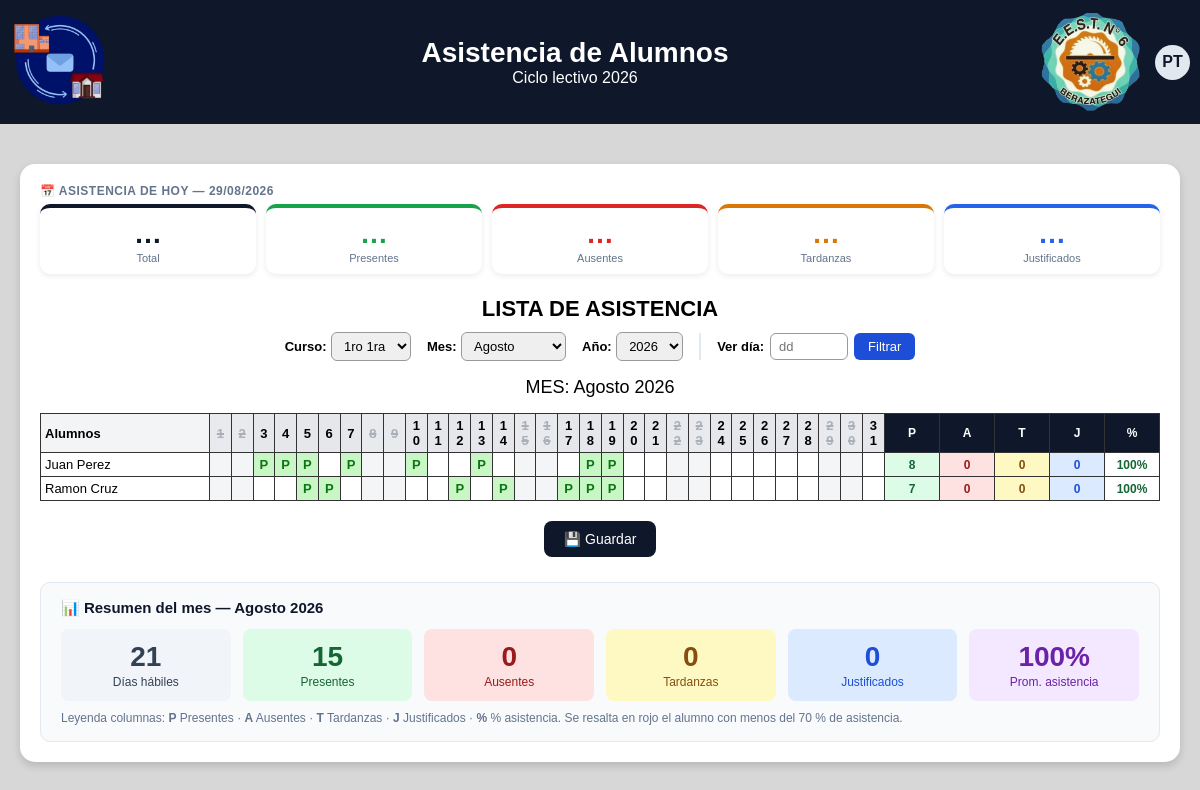
The page /S.G.I-Campus-VerFINAL-7mo7ma/asistencia.php (signed in) on the database its author committed.
### tables this page shows
CREATE TABLE `usuarios` (
  `dni` int(10) UNSIGNED NOT NULL,
  `password` varchar(100) NOT NULL,
  `nombre` varchar(100) NOT NULL,
  `telefono` varchar(30) DEFAULT NULL,
  `rol` enum('root','admin','directivo','jefe_preceptores','jefe_area','jefe_taller','jefe_departamento','preceptor','profesor','familia') NOT NULL DEFAULT 'familia',
  `password_changed` tinyint(1) NOT NULL DEFAULT 1
);

### S.G.I-Campus-VerFINAL-7mo7ma/asistencia.php (the view, shortened to what this page needs)
<?php
$rol        = strtolower($_SESSION['rol']);
$dniUsuario = (int)$_SESSION['dni'];
$conn = new mysqli("localhost", "root", "", "campus");
$conn->set_charset("utf8mb4");
$yearActual    = (int)date('Y');
$yearEscolarId = 0;
$stmt = $conn->prepare("SELECT id FROM year_escolar WHERE year = ? LIMIT 1");
$stmt->bind_param("i", $yearActual);
$stmt->execute();
$stmt->bind_result($yearEscolarId);
if (!$yearEscolarId) {
    $res = $conn->query("SELECT id FROM year_escolar ORDER BY year DESC LIMIT 1");
    $row = $res->fetch_assoc();
    $yearEscolarId = $row ? (int)$row['id'] : 1;
}
$cursos = [];
if ($rol === 'directivo') {
    $sql = "SELECT c.id,
                   CONCAT(cy.year,' ', cd.division,
                          IF(m.nombre IS NULL,'', CONCAT(' - ', m.nombre))) AS nombre
            FROM curso c
            JOIN curso_year cy ON cy.id = c.curso_year_id
            JOIN curso_division cd ON cd.id = c.curso_division_id
            LEFT JOIN modalidad m ON m.id = c.modalidad_id
            ORDER BY cy.id, cd.id";
    $res = $conn->query($sql);
    while ($fila = $res->fetch_assoc()) $cursos[] = $fila;
} elseif ($rol === 'preceptor') {
    $sql = "SELECT DISTINCT c.id,
                   CONCAT(cy.year,' ', cd.division,
                          IF(m.nombre IS NULL,'', CONCAT(' - ', m.nombre))) AS nombre
            FROM preceptor_curso pc
            JOIN curso c           ON c.id = pc.curso_id
            JOIN curso_year cy     ON cy.id = c.curso_year_id
            JOIN curso_division cd ON cd.id = c.curso_division_id
            LEFT JOIN modalidad m  ON m.id = c.modalidad_id
            WHERE pc.preceptor_dni   = ?
              AND pc.year_escolar_id = ?
            ORDER BY cy.id, cd.id";
    $stmt = $conn->prepare($sql);
    $stmt->bind_param("ii", $dniUsuario, $yearEscolarId);
    $stmt->execute();
    $res = $stmt->get_result();
    while ($fila = $res->fetch_assoc()) $cursos[] = $fila;
}
$cursoSeleccionado = isset($_REQUEST['curso_id']) ? (int)$_REQUEST['curso_id'] : (count($cursos) ? (int)$cursos[0]['id'] : 0);
$mesSeleccionado  = isset($_REQUEST['mes'])  ? (int)$_REQUEST['mes']  : (int)date('n');
$anioSeleccionado = isset($_REQUEST['anio']) ? (int)$_REQUEST['anio'] : (int)date('Y');
$diaFiltro = isset($_REQUEST['dia']) && $_REQUEST['dia'] !== '' ? (int)$_REQUEST['dia'] : 0;
$totalDias = cal_days_in_month(CAL_GREGORIAN, $mesSeleccionado, $anioSeleccionado);
$alumnos = [];
if ($cursoSeleccionado) {
    $sql  = "SELECT u.dni, u.nombre FROM asignado_alumno aa
             JOIN usuarios u ON u.dni = aa.alumno_dni
             WHERE aa.curso_id = ? AND aa.year_escolar_id = ? AND aa.estado = 'activo'
             ORDER BY u.nombre";
    $stmt = $conn->prepare($sql);
    $stmt->bind_param("ii", $cursoSeleccionado, $yearEscolarId);
    $stmt->execute();
    $res  = $stmt->get_result();
    while ($fila = $res->fetch_assoc()) $alumnos[] = $fila;
}
$asistencias    = [];
if ($alumnos) {
    $dniList  = implode(',', array_map('intval', array_column($alumnos, 'dni')));
    $desde    = sprintf('%04d-%02d-01', $anioSeleccionado, $mesSeleccionado);
    $hasta    = sprintf('%04d-%02d-%02d', $anioSeleccionado, $mesSeleccionado, $totalDias);
    $sql  = "SELECT alumno_dni, fecha, estado, motivo_justificado FROM asistencia
             WHERE alumno_dni IN ($dniList) AND fecha BETWEEN ? AND ?";
    $stmt = $conn->prepare($sql);
    $stmt->bind_param("ss", $desde, $hasta);
    $stmt->execute();
    $res  = $stmt->get_result();
    while ($fila = $res->fetch_assoc()) {
        $dia = (int)date('j', strtotime($fila['fecha']));
        $asistencias[(int)$fila['alumno_dni']][$dia] = $fila['estado'];
    }
}
$totalesPorAlumno = [];
foreach ($alumnos as $al) {
    $dni  = (int)$al['dni'];
    $data = $asistencias[$dni] ?? [];
    $p = $a = $t = $j = 0;
    foreach ($data as $dia => $est) {
        if ($est === 'presente')    $p++;
        elseif ($est === 'ausente') $a++;
        elseif ($est === 'tarde')   $t++;
        elseif ($est === 'justificado') $j++;
    }
    $total = $p + $a + $t + $j;
    $totalesPorAlumno[$dni] = [
        'presentes'    => $p,
        'ausentes'     => $a,
        'tardanzas'    => $t,
        'justificados' => $j,
        'total'        => $total,
        'porcentaje'   => $total > 0 ? round(($p + $j) / $total * 100, 1) : 0,
    ];
}
$diasLaborablesDelMes = 0;
for ($d = 1; $d <= $totalDias; $d++) {
    $dow = (int)date('w', strtotime(sprintf('%04d-%02d-%02d', $anioSeleccionado, $mesSeleccionado, $d)));
    if ($dow !== 0 && $dow !== 6) $diasLaborablesDelMes++;
}
$meses = [1=>'Enero','Febrero','Marzo','Abril','Mayo','Junio','Julio','Agosto','Septiembre','Octubre','Noviembre','Diciembre'];
$diasAMostrar = [];
if ($diaFiltro > 0) {
    $diasAMostrar = [$diaFiltro];
} else {
    for ($d = 1; $d <= $totalDias; $d++) $diasAMostrar[] = $d;
}
?>
<!DOCTYPE html>
<html lang="es">
<head>
  <link rel="stylesheet" href="css/navbar.css">
  <link rel="stylesheet" href="css/avatar.css">
</head>
<body>
<header>
  <div class="navbar">
    <a href="SGI.php"><img src="imagenes/newlogo1.webp" class="logo2" alt="SGI"></a>
    <div class="title-box">
      <h1>Asistencia de Alumnos</h1>
      <h2>Ciclo lectivo <?php echo htmlspecialchars($yearActual); ?></h2>
    </div>
    <img src="imagenes/logotecn6.webp" alt="E.E.S.T N°6" class="logo">
    <div class="account" id="accountBtn">
      <div class="avatar" id="avatarInitials"></div>
    </div>
  </div>
</header>
<main>
  <div class="contenedor">
    <?php if (in_array($rol, ['preceptor','directivo'])): ?>
    <div class="widget-hoy-titulo" id="widgetTitulo">📅
      <?php if ($diaFiltro > 0): ?>
        <?php echo $diaFiltro . ' de ' . $meses[$mesSeleccionado] . ' ' . $anioSeleccionado; ?>
      <?php else: ?>
        Asistencia de hoy — <?php echo date('d/m/Y'); ?>
      <?php endif; ?>
    </div>
    <div class="widget-hoy" id="widgetHoy">
      <div class="wcard wcard-tot"><div class="wnum" id="whTot">…</div><div class="wlbl">Total</div></div>
      <div class="wcard wcard-pres"><div class="wnum" id="whPre">…</div><div class="wlbl">Presentes</div></div>
      <div class="wcard wcard-aus"><div class="wnum" id="whAus">…</div><div class="wlbl">Ausentes</div></div>
      <div class="wcard wcard-tard"><div class="wnum" id="whTar">…</div><div class="wlbl">Tardanzas</div></div>
      <div class="wcard wcard-just"><div class="wnum" id="whJus">…</div><div class="wlbl">Justificados</div></div>
    </div>
    <?php endif; ?>
    <h3 class="titulo-asistencia">Lista de Asistencia</h3>
    <form method="GET" style="margin:0 0 10px 0;" id="formFiltros">
      <div class="filtros-superior">
        <div>
          <label>Curso:</label>
          <select name="curso_id" onchange="this.form.submit()">
            <?php foreach ($cursos as $c): ?>
              <option value="<?php echo $c['id']; ?>" <?php if ($cursoSeleccionado == $c['id']) echo 'selected'; ?>>
                <?php echo htmlspecialchars($c['nombre']); ?>
              </option>
            <?php endforeach; ?>
          </select>
        </div>
        <div>
          <label>Mes:</label>
          <select name="mes" onchange="this.form.submit()">
            <?php foreach ($meses as $num => $nom): ?>
              <option value="<?php echo $num; ?>" <?php if ($mesSeleccionado == $num) echo 'selected'; ?>>
                <?php echo $nom; ?>
              </option>
            <?php endforeach; ?>
          </select>
        </div>
        <div>
          <label>Año:</label>
          <select name="anio" onchange="this.form.submit()">
            <?php for ($y = $yearActual-1; $y <= $yearActual+1; $y++): ?>
              <option value="<?php echo $y; ?>" <?php if ($anioSeleccionado == $y) echo 'selected'; ?>>
                <?php echo $y; ?>
              </option>
            <?php endfor; ?>
          </select>
        </div>
        <div style="display:flex;align-items:center;gap:6px;border-left:2px solid #e2e8f0;padding-left:16px;">
          <label>Ver día:</label>
          <input type="number" name="dia" id="inputDia" min="1" max="<?php echo $totalDias; ?>"
                 value="<?php echo $diaFiltro > 0 ? $diaFiltro : ''; ?>"
                 placeholder="dd" style="width:60px;">
          <button type="submit" class="btn-filtrar">Filtrar</button>
        </div>
      </div>
    </form>
    <div class="subtitulo-mes">
      <?php if ($diaFiltro > 0): ?>
        <span class="badge-dia-unico">
          📅 Mostrando solo: <?php echo $diaFiltro . ' de ' . $meses[$mesSeleccionado] . ' ' . $anioSeleccionado; ?>
        </span>
      <?php else: ?>
        MES: <?php echo $meses[$mesSeleccionado]; ?> <?php echo $anioSeleccionado; ?>
      <?php endif; ?>
    </div>
    <form method="POST">
      <div style="overflow-x:auto;">
      <table>
        <thead>
          <tr>
            <th class="alumnos-col">Alumnos</th>
            <?php foreach ($diasAMostrar as $d):
              $fechaDia      = sprintf('%04d-%02d-%02d', $anioSeleccionado, $mesSeleccionado, $d);
              $esFinDeSemana = in_array((int)date('w', strtotime($fechaDia)), [0, 6]);
            ?>
              <th class="dia-col<?php echo $esFinDeSemana ? ' dia-no-laborable' : ''; ?>">
                <?php echo $d; ?>
              </th>
            <?php endforeach; ?>
            <?php if ($diaFiltro === 0): ?>
            <th class="total-col">P</th>
            <th class="total-col">A</th>
            <th class="total-col">T</th>
            <th class="total-col">J</th>
            <th class="total-col">%</th>
            <?php endif; ?>
          </tr>
        </thead>
        <tbody>
        <?php if (!$alumnos): ?>
          <tr><td colspan="<?php echo count($diasAMostrar) + ($diaFiltro === 0 ? 6 : 1); ?>">No hay alumnos asignados a este curso.</td></tr>
        <?php else: ?>
          <?php foreach ($alumnos as $al):
                $dniAl = (int)$al['dni']; ?>
            <tr>
              <td style="text-align:left;"><?php echo htmlspecialchars($al['nombre']); ?></td>
              <?php foreach ($diasAMostrar as $d):
                    $fechaDia      = sprintf('%04d-%02d-%02d', $anioSeleccionado, $mesSeleccionado, $d);
                    $esFinDeSemana = in_array((int)date('w', strtotime($fechaDia)), [0, 6]);
                    $valor = $asistencias[$dniAl][$d] ?? '';
                    $clase = $letra = '';
                    if ($valor === 'presente')    { $clase = 'estado-presente';    $letra = 'P'; }
                    elseif ($valor === 'ausente') { $clase = 'estado-ausente';     $letra = 'A'; }
                    elseif ($valor === 'tarde')   { $clase = 'estado-tarde';       $letra = 'T'; }
                    elseif ($valor === 'justificado') { $clase = 'estado-justificado'; $letra = 'J'; }
                    if ($esFinDeSemana) $clase .= ' no-laborable';
              ?>
                <td class="celda-estado <?php echo trim($clase); ?>"
                    data-dni="<?php echo $dniAl; ?>"
                    data-dia="<?php echo $d; ?>"
                    data-valor="<?php echo $valor; ?>"
                    data-no-laborable="<?php echo $esFinDeSemana ? '1' : '0'; ?>">
                  <span class="letra"><?php echo $letra; ?></span>
                </td>
              <?php endforeach; ?>
              <?php if ($diaFiltro === 0):
                    $tot = $totalesPorAlumno[$dniAl] ?? ['presentes'=>0,'ausentes'=>0,'tardanzas'=>0,'justificados'=>0,'porcentaje'=>0];
                    $pct = $tot['porcentaje'];
                    $pctClass = $pct >= 85 ? 'pct-ok' : ($pct >= 70 ? 'pct-med' : 'pct-mal');
              ?>
              <td class="total-num total-p"><?php echo $tot['presentes'];    ?></td>
              <td class="total-num total-a"><?php echo $tot['ausentes'];     ?></td>
              <td class="total-num total-t"><?php echo $tot['tardanzas'];    ?></td>
              <td class="total-num total-j"><?php echo $tot['justificados']; ?></td>
              <td class="total-num total-pct <?php echo $pctClass; ?>"><?php echo $pct; ?>%</td>
              <?php endif; ?>
            </tr>
          <?php endforeach; ?>
        <?php endif; ?>
        </tbody>
      </table>
      </div>
      <div class="botones">
        <button type="submit" name="guardar">💾 Guardar</button>
      </div>
    </form>
    <?php if ($alumnos && $diaFiltro === 0):
      $totP = $totA = $totT = $totJ = 0;
      foreach ($totalesPorAlumno as $t) {
          $totP += $t['presentes']; $totA += $t['ausentes'];
          $totT += $t['tardanzas']; $totJ += $t['justificados'];
      }
      $totalReg      = $totP + $totA + $totT + $totJ;
      $promAsistencia = $totalReg > 0 ? round(($totP + $totJ) / $totalReg * 100, 1) : 0;
    ?>
    <div class="resumen-totales">
      <h4>📊 Resumen del mes — <?php echo $meses[$mesSeleccionado] . ' ' . $anioSeleccionado; ?></h4>
      <div class="resumen-grid">
        <div class="resumen-card rc-dias">
          <div class="rc-num"><?php echo $diasLaborablesDelMes; ?></div>
          <div class="rc-lbl">Días hábiles</div>
        </div>
        <div class="resumen-card rc-pres">
          <div class="rc-num"><?php echo $totP; ?></div>
          <div class="rc-lbl">Presentes</div>
        </div>
        <div class="resumen-card rc-aus">
          <div class="rc-num"><?php echo $totA; ?></div>
          <div class="rc-lbl">Ausentes</div>
        </div>
        <div class="resumen-card rc-tard">
          <div class="rc-num"><?php echo $totT; ?></div>
          <div class="rc-lbl">Tardanzas</div>
        </div>
        <div class="resumen-card rc-just">
          <div class="rc-num"><?php echo $totJ; ?></div>
          <div class="rc-lbl">Justificados</div>
        </div>
        <div class="resumen-card rc-prom">
          <div class="rc-num"><?php echo $promAsistencia; ?>%</div>
          <div class="rc-lbl">Prom. asistencia</div>
        </div>
      </div>
      <p style="font-size:12px;color:#64748b;margin:10px 0 0;">
        Leyenda columnas: <strong>P</strong> Presentes · <strong>A</strong> Ausentes ·
        <strong>T</strong> Tardanzas · <strong>J</strong> Justificados · <strong>%</strong> % asistencia.
        Se resalta en rojo el alumno con menos del 70&nbsp;% de asistencia.
      </p>
    </div>
    <?php endif; ?>
  </div>
</main>
</body>
</html>

### S.G.I-Campus-VerFINAL-7mo7ma/css/navbar.css (style rules this page uses)
.navbar { background: #0f172a; color: white; display: flex; align-items: center; padding: 10px; z-index: 1001; border-radius: 15px; }

### S.G.I-Campus-VerFINAL-7mo7ma/css/avatar.css (style rules this page uses)
.account { display: flex; align-items: center; margin-left: 15px; position: relative; cursor: pointer; }
.avatar { width: 35px; height: 35px; border-radius: 50%; background: #e2e8f0; color: #0f172a; font-weight: bold; display: flex; align-items: center; justify-content: center; }

### rows shown on the page
usuarios: nombre "Juan Perez", dni "P", dni "8", dni "0", dni "100"
usuarios: nombre "Ramon Cruz", dni "P", dni "7", dni "0", dni "100"

### other values the page prints
$meses[$mesSeleccionado] "Agosto"
$anioSeleccionado "2026"
$d "1"
$d "2"
$d "3"
$d "4"
$d "5"
$d "6"
$d "7"
$d "8"
$d "9"
$d "10"
$d "11"
$d "12"
$d "13"
